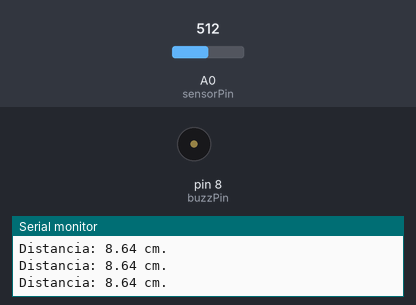
Recording of a sketch running on a simulated Arduino Uno, built with avr-gcc and run on an emulated ATmega328P. Parts: buzzer (waves = sounding), the last lines printed to the serial monitor. The inputs (shaded band) are chosen by the test bench; at power-on: A0 (sensorPin) = 512.

Above: at 4.2 s.
4.3 s: A0 (sensorPin) set to 306
At 5.1 s:
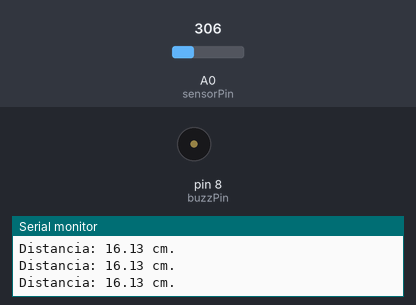
7.3 s: A0 (sensorPin) set to 0
At 8.7 s:
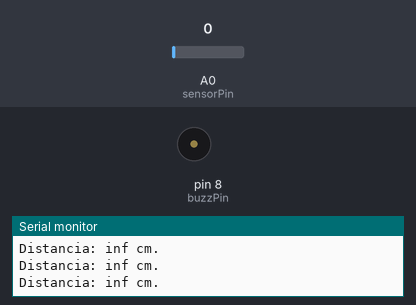
10.3 s: A0 (sensorPin) set to 60
At 13.1 s:
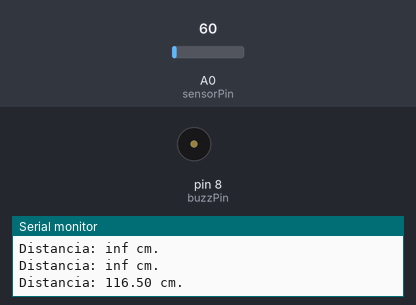
Timing chart, 0 to 19.3 s (numbered marks = the images above; inputs shaded):
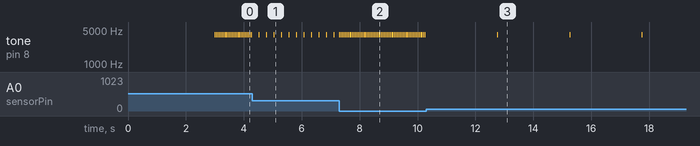

Measured:
- after the input at 4.3 s, tone on pin 8 (buzzPin): alternates 4000 Hz for 0.02 s and silent for 0.24 s, starting after 0.21 s
- after the input at 7.3 s, tone on pin 8 (buzzPin): alternates 4000 Hz for 0.02 s and silent for 0.03 s, starting at once
- after the input at 10.3 s, tone on pin 8 (buzzPin): alternates 4000 Hz for 0.02 s and silent for 2.5 s, starting after 2.5 s
- by itself, tone on pin 8 (buzzPin): alternates 4000 Hz for 0.02 s and silent for 0.03 s

The sketch:

buzzer_e_IR_distncia.ino
```cpp
#include <math.h> //Librería de funciones matemáticas
int buzzPin = 8;
int sensorPin = 0;
int sensorRead = 0;
double dist = 0;
long tiempo_previo = 0; // Variable para medir tiempo (inicial)
int intervalo; // Variable
void setup() {
pinMode(buzzPin, OUTPUT);
Serial.begin(9600);
delay(3000);
}

void loop() {
sensorRead = analogRead(sensorPin); //Lectura de voltaje del sensor (lo que mide)
dist = pow(3027.4 / sensorRead, 1.2134); //Fórmula vista en ejemplo anterior
unsigned long tiempo_actual = millis(); //millis() mide el tiempo de ejecución del programa
intervalo = 36 * dist - 320 ; //nuestra función f(x)

if (intervalo <= 50) { //Condición para evitar números negativos y el siseo del buzzer en pequeñas distancias
intervalo = 50;
}

if (intervalo > 2500) { //Condición para evitar largos períodos de tiempo entre sonidos
intervalo = 2500;
}

if (tiempo_actual - tiempo_previo >= intervalo) {
tiempo_previo = tiempo_actual;
tone(buzzPin, 4000, 20);
Serial.print("Distancia: ");
Serial.print(dist);
Serial.println(" cm.");
}
}
```
